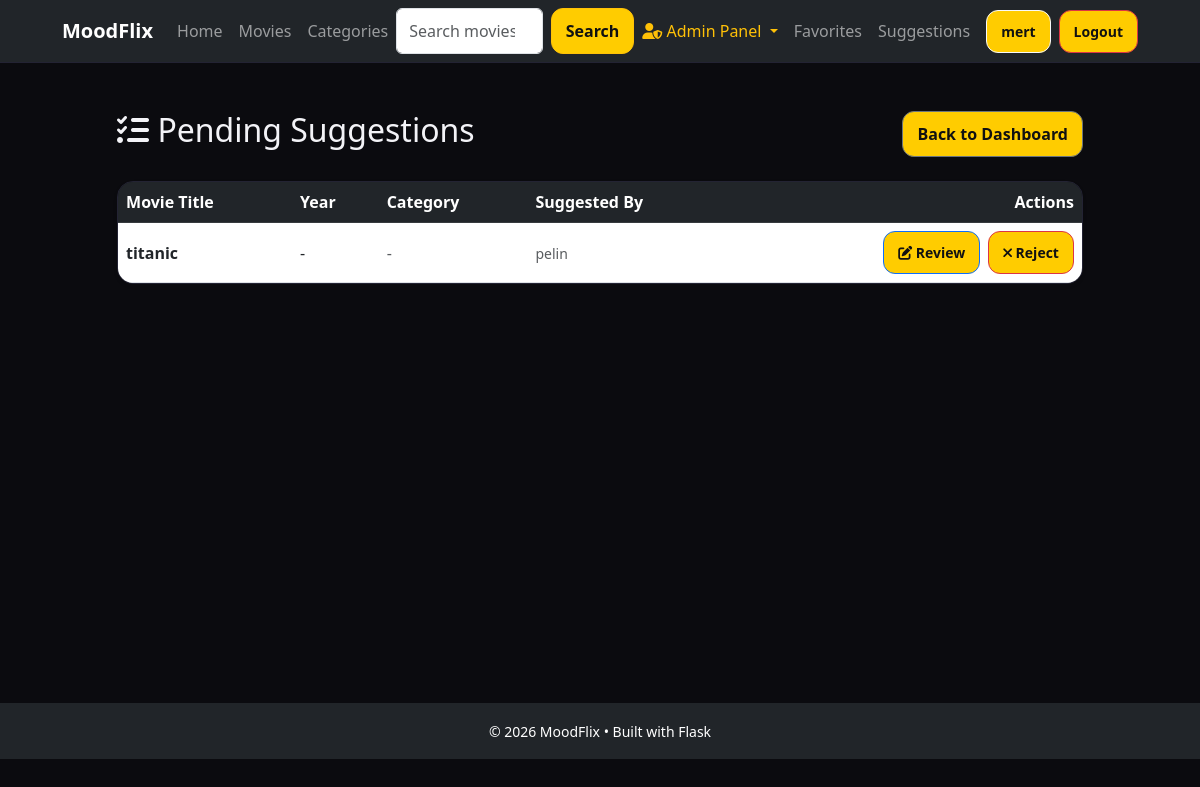
Page /admin/suggestions (signed in) on the earlier database version.
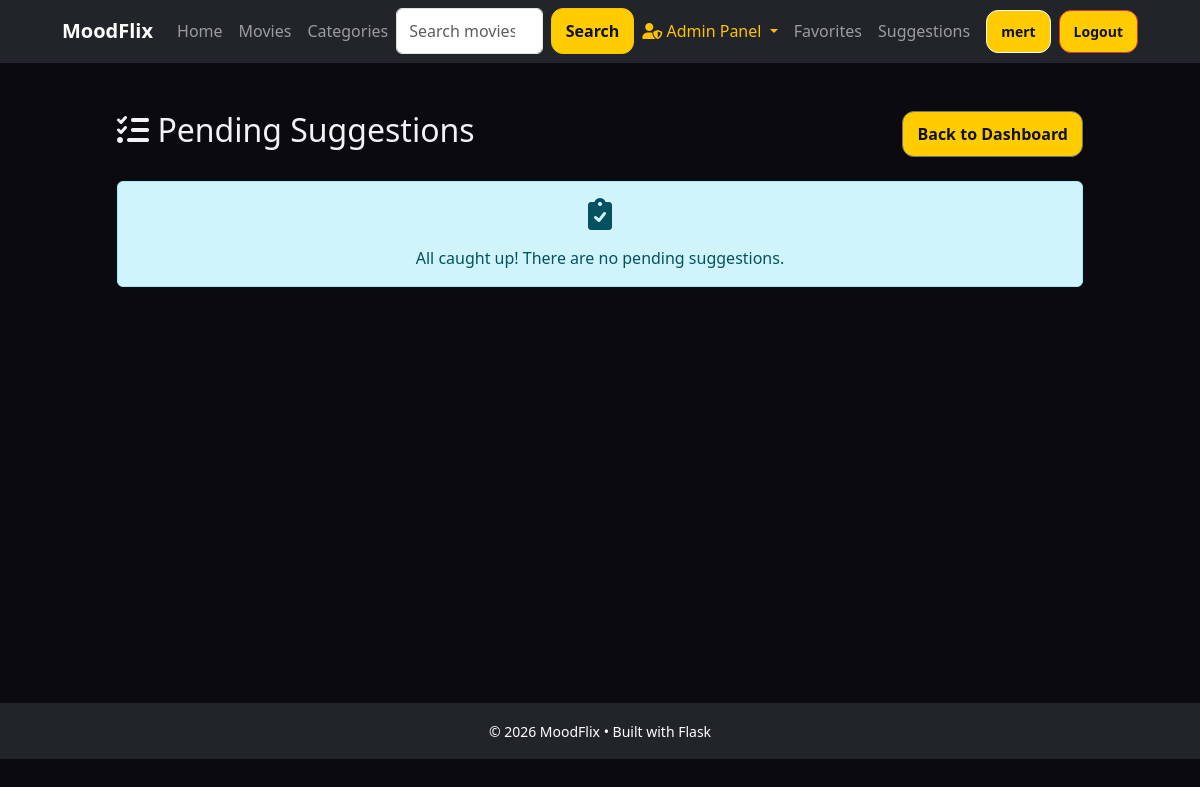
Same page on the later database version.
### app/models/suggestion.py (models this page shows, shortened)
class Suggestion(db.Model):
    __tablename__ = "suggestions"
    id = db.Column(db.Integer, primary_key=True)
    user_id = db.Column(db.Integer, db.ForeignKey('users.id'), nullable=False)
    mood_category_id = db.Column(db.Integer, db.ForeignKey('mood_categories.id'), nullable=True)
    title = db.Column(db.String(255), nullable=False)
    year = db.Column(db.Integer, nullable=True)
    description = db.Column(db.Text, nullable=True)
    posterUrl = db.Column(db.String(500), nullable=True)
    imdbRating = db.Column(db.Float, nullable=True)
    status = db.Column(db.String(50), default="pending")  # pending, approved, rejected
    createdAt = db.Column(db.DateTime, default=datetime.utcnow)
    mood_category = db.relationship('MoodCategory', backref='suggestions')

### app/models/user.py (models this page shows, shortened)
class User(UserMixin, db.Model):
    __tablename__ = "users"
    id = db.Column(db.Integer, primary_key=True)
    email = db.Column(db.String(120), unique=True, nullable=False)
    username = db.Column(db.String(50), nullable=False)
    password_hash = db.Column(db.String(128), nullable=False)
    role = db.Column(db.String(20), nullable=False, default="user")  # "user" or "admin"
    created_at = db.Column(db.DateTime, nullable=False, default=datetime.utcnow)
    is_active = db.Column(db.Boolean, nullable=False, default=True)
    comments = db.relationship('Comment', backref='user', lazy='dynamic', cascade='all, delete-orphan')
    ratings = db.relationship('Rating', backref='user', lazy='dynamic', cascade='all, delete-orphan')
    favorites = db.relationship('Favorite', backref='user', lazy='dynamic', cascade='all, delete-orphan')
    suggestions = db.relationship('Suggestion', backref='user', lazy='dynamic', cascade='all, delete-orphan')

### app/controllers/admin_controller.py (the view)
@admin_bp.get("/suggestions")
def list_pending_suggestions():
    guard = _require_admin()
    if guard:
        return guard
    suggestions = AdminService.adminListPendingSuggestions()
    return render_template("admin/suggestions.html", suggestions=suggestions)

### app/__init__.py (called while the page is built)
def init_extensions(app: Flask) -> None:
    db.init_app(app)
    import_models()
    migrate.init_app(app, db)
    login_manager.init_app(app)
    login_manager.login_view = "auth.login"
    from app.models.user import User
    @login_manager.user_loader
    def load_user(user_id):
        return User.query.get(int(user_id))

### app/controllers/admin_controller.py (called while the page is built)
def _require_admin():
    if not current_user.is_authenticated:
        flash("Please log in as admin.", "error")
        return redirect(url_for("auth.login"))
    if getattr(current_user, "role", None) != "admin":
        flash("Admin access required.", "error")
        return redirect(url_for("home.index"))
    return None

### app/services/admin_service.py (called while the page is built)
    @staticmethod
    def adminListPendingSuggestions() -> list[Suggestion]:
        return Suggestion.query.filter_by(status="pending").order_by(Suggestion.createdAt.desc()).all()

### app/views/templates/admin/suggestions.html (shortened to what this page needs)
{% extends "base.html" %}
{% block content %}
<div class="container py-4">
    <div class="d-flex justify-content-between align-items-center mb-4">
        <h2><i class="fas fa-tasks"></i> Pending Suggestions</h2>
        <a href="{{ url_for('admin.admin_index') }}" class="btn btn-outline-secondary">Back to Dashboard</a>
    </div>
    {% if suggestions %}
        <div class="card shadow-sm">
            <div class="table-responsive">
                <table class="table table-hover align-middle mb-0">
                    <thead class="table-dark">
                        <tr>
                            <th>Movie Title</th>
                            <th>Year</th>
                            <th>Category</th>
                            <th>Suggested By</th>
                            <th class="text-end">Actions</th>
                        </tr>
                    </thead>
                    <tbody>
                        {% for s in suggestions %}
                        <tr>
                            <td class="fw-bold">{{ s.title }}</td>
                            <td>{{ s.year or '-' }}</td>
                            <td>
                                {% if s.mood_category %}
                                    <span class="badge bg-secondary">{{ s.mood_category.name }}</span>
                                {% else %}
                                    <span class="text-muted">-</span>
                                {% endif %}
                            </td>
                            <td>
                                <small class="text-muted">{{ s.user.username }}</small>
                            </td>
                            <td class="text-end">
                                <div class="d-flex justify-content-end gap-2">
                                    <a href="{{ url_for('admin.edit_suggestion', suggestion_id=s.id) }}" class="btn btn-primary btn-sm" title="Review & Approve">
                                        <i class="fas fa-edit"></i> Review
                                    </a>
                                    <form action="{{ url_for('admin.reject_suggestion', suggestion_id=s.id) }}" method="POST">
                                        <button type="submit" class="btn btn-danger btn-sm" title="Reject">
                                            <i class="fas fa-times"></i> Reject
                                        </button>
                                    </form>
                                </div>
                            </td>
                        </tr>
                        {% endfor %}
                    </tbody>
                </table>
            </div>
        </div>
    {% else %}
        <div class="alert alert-info text-center">
            <i class="fas fa-clipboard-check fa-2x mb-3 d-block"></i>
            All caught up! There are no pending suggestions.
        </div>
    {% endif %}
</div>
{% endblock %}

Differences in the rows shown:
no longer on this page (row edited): Suggestion: title "titanic", year "-", user.username "pelin"
Other differences:
text no longer shown: "Movie Title Year Category Suggested By Actions"
text now shown: "All caught up! There are no pending suggestions."
